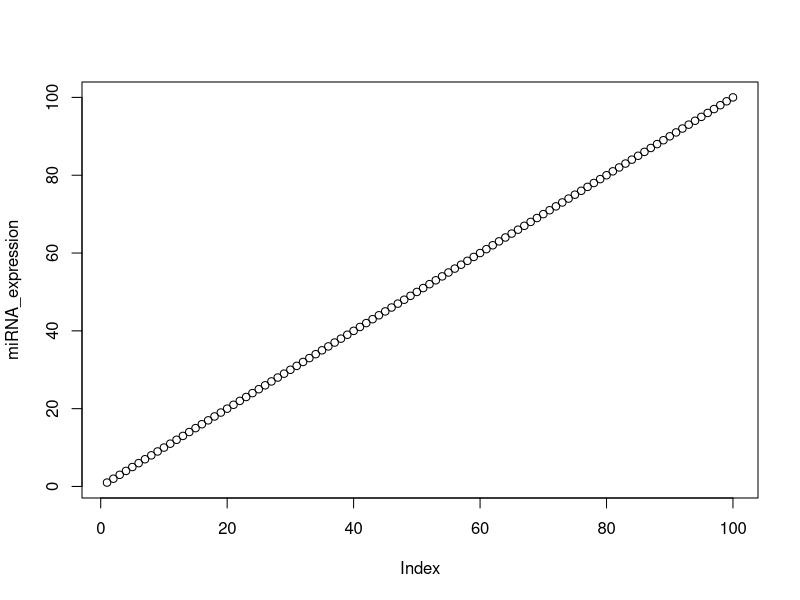

Write the R code that produced this figure.
## ---- chunk 1
# Puedes incluir gráficos aquí si usas R
miRNA_expression=1:100
plot(miRNA_expression)
